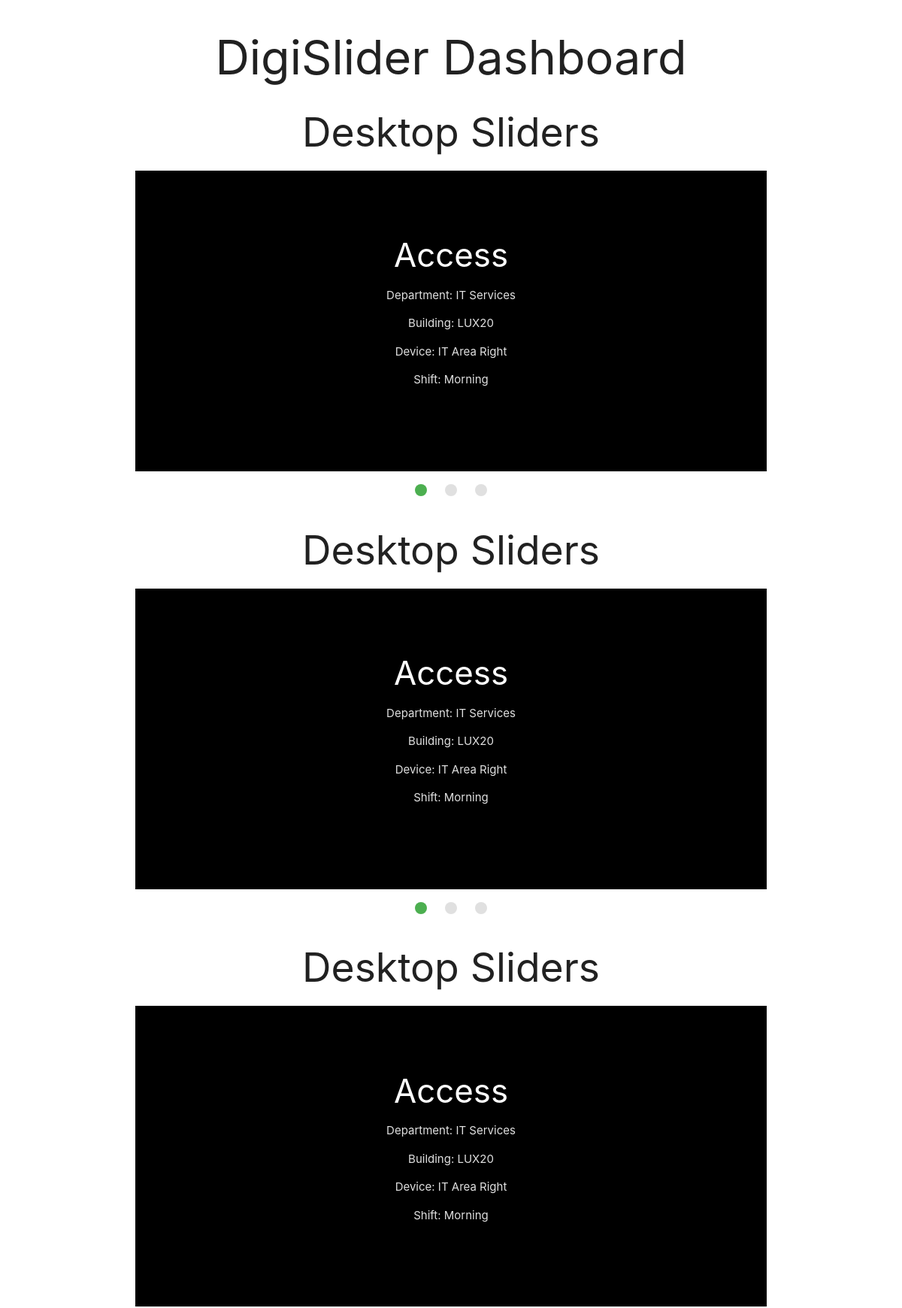
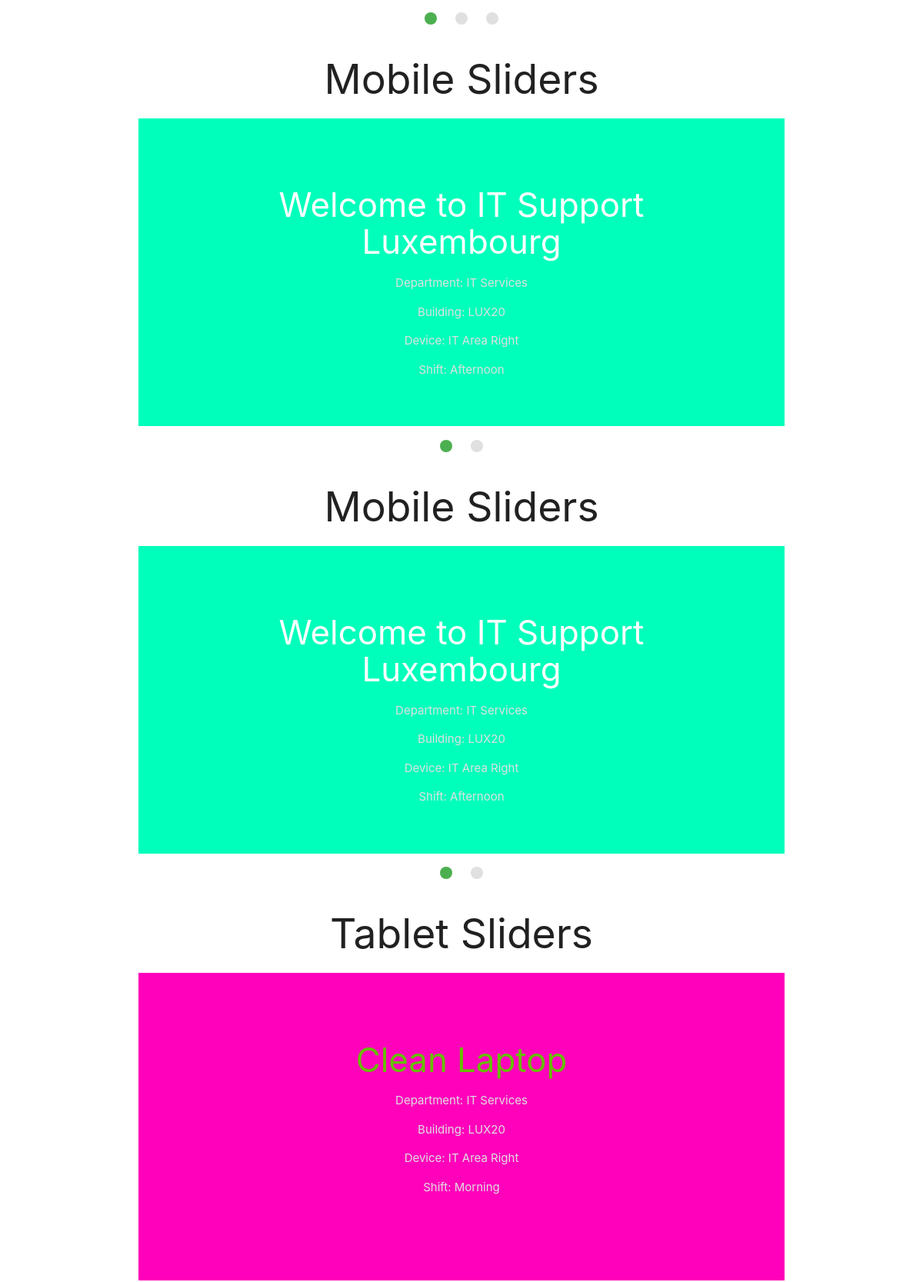
The page / (upper part) on the database its author committed (2 pictures, top to bottom).
### digi_slider/models.py (models this page shows, shortened)
class DigiSlider(models.Model):
    DEVICE_CHOICES = [
        ('TV', 'TV'),
        ('desktop', 'Desktop'),
        ('tablet', 'Tablet'),
        ('mobile', 'Mobile'),
    ]
    title = models.CharField(max_length=100)  # Title of the slider
    image = models.ImageField(upload_to='slider_images/')  # Image for the slider
    background_color = models.CharField(max_length=7)  # Background color in hex
    text_color = models.CharField(max_length=7)  # Text color in hex
    device_type = models.CharField(max_length=10, choices=DEVICE_CHOICES, null=True, blank=True, default='TV')  # Default
    device_info = models.ForeignKey(DeviceInfo, on_delete=models.CASCADE, null=True, blank=True, related_name='sliders')  # Link to DeviceInfo

class DeviceInfo(models.Model):
    department = models.CharField(max_length=100)  # Department name
    building = models.CharField(max_length=100)  # Building name
    device = models.CharField(max_length=100)  # Device name
    shift = models.CharField(max_length=100)  # Shift name

### digi_slider/views.py (the view)
# urls.py: path('', index, name='digi_slider_index'),  # Map the index view to the root URL
def index(request):
    sliders = DigiSlider.objects.all()  # Fetch all sliders from the database
    return render(request, 'digi_slider/index.html', {'sliders': sliders})  # Render the index template with sliders

### digi_slider/templates/digi_slider/index.html (shortened to what this page needs)
<!DOCTYPE html>
<html lang="en">
<head>
    <link rel="stylesheet" href="https://cdnjs.cloudflare.com/ajax/libs/materialize/1.0.0/css/materialize.min.css">
</head>
<body>
<div class="container">
    <h1 class="center-align">DigiSlider Dashboard</h1>
    {% for device in sliders.values|dictsort:"device_type" %}
        <h2 class="center-align">{{ device.device_type|title }} Sliders</h2>
        <div class="slider">
            <ul class="slides">
                {% for slider in sliders %}
                    {% if slider.device_type == device.device_type %}
                    <li>
                        <img src="{{ slider.image.url }}" style="background-color: {{ slider.background_color }};">
                        <div class="caption center-align" style="color: {{ slider.text_color }};">
                            <h3>{{ slider.title }}</h3>
                            <p>Department: {{ slider.device_info.department }}</p>
                            <p>Building: {{ slider.device_info.building }}</p>
                            <p>Device: {{ slider.device_info.device }}</p>
                            <p>Shift: {{ slider.device_info.shift }}</p>
                        </div>
                    </li>
                    {% endif %}
                {% endfor %}
            </ul>
        </div>
    {% endfor %}
</div>
</body>
</html>

### digi_slider/templates/digi_slider/index.html (style rules this page uses)
.slider { height: 400px; }
.slider img { object-fit: cover; }

### rows shown on the page
DigiSlider: device_type "Desktop", title "Access", device_info.department "IT Services", device_info.building "LUX20", device_info.device "IT Area Right", device_info.shift "Morning"
DigiSlider: device_type "Desktop"
DigiSlider: device_type "Desktop"
DigiSlider: device_type "Mobile", title "Welcome to IT Support Luxembourg", device_info.department "IT Services", device_info.building "LUX20", device_info.device "IT Area Right", device_info.shift "Afternoon"
DigiSlider: device_type "Mobile"
DigiSlider: device_type "Tablet", title "Clean Laptop", device_info.department "IT Services", device_info.building "LUX20", device_info.device "IT Area Right", device_info.shift "Morning"
